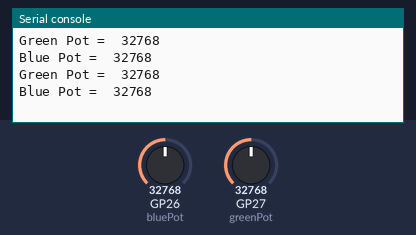
The program below on a simulated Raspberry Pi Pico running MicroPython. Parts: the last lines printed to the serial console. The inputs (shaded band) are chosen by the test bench; at power-on: GP26 (bluePot) = 32768, GP27 (greenPot) = 32768 (analog values on the 0–65535 scale).

Above: at 1.2 s.
1.3 s: GP26 (bluePot) set to 45874
At 2.5 s:
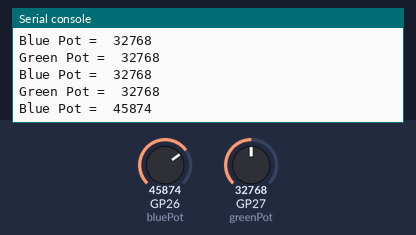
2.8 s: GP27 (greenPot) set to 45874
At 3.3 s:
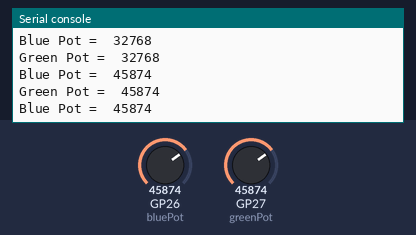
4.3 s: GP26 (bluePot) set to 57670
At 5.6 s:
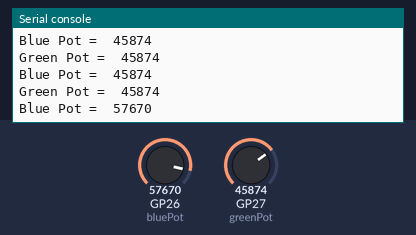
5.8 s: GP27 (greenPot) set to 57670
At 6.8 s:
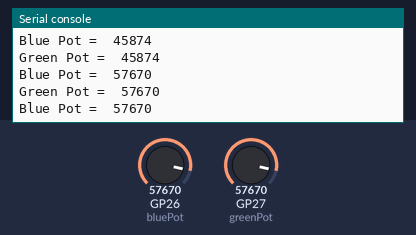
Timing chart, 0 to 8.3 s (numbered marks = the images above; inputs shaded):
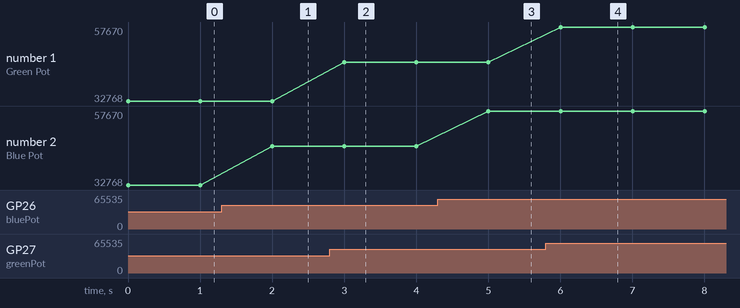

The program:

read_potentiometer_basic.py
```python
# Basic program to read the two potentiometers
# Lori Pfahler
# March 2023

# import modules
import machine
from utime import sleep

# setup potentiometers on ADC pins: ADC0 and ADC1
bluePot = machine.ADC(26)
greenPot = machine.ADC(27)

while True:
    # read potentiometers
    blueValue = bluePot.read_u16()
    greenValue = greenPot.read_u16()
    print('Green Pot = ', greenValue)
    print('Blue Pot = ', blueValue)
    sleep(1)
```

Measured:
- after the input at 1.3 s, the serial console: prints a new line after 0.70 s (image 1)
- after the input at 2.8 s, the serial console: prints a new line after 0.20 s (image 2)
- after the input at 4.3 s, the serial console: prints a new line after 0.70 s (image 3)
- after the input at 5.8 s, the serial console: prints a new line after 0.20 s (image 4)
- plotted number 2: 32768 → 45874 after the input at 1.3 s, 45874 → 57670 after the input at 4.3 s
